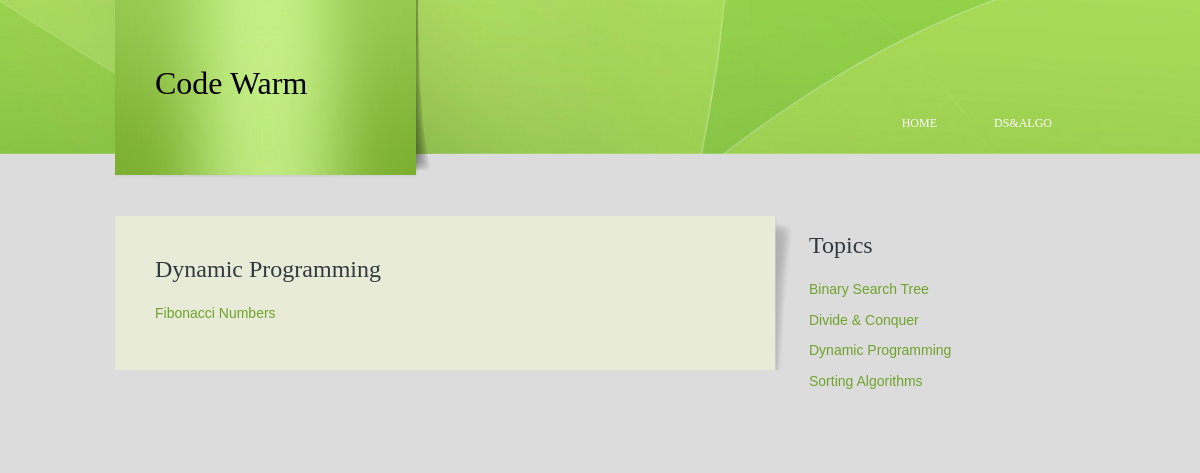
Page /dsnalgo/6/ on the committed database.
### dsnalgo/models.py (models this page shows, shortened)
class Article(models.Model):
    title = models.CharField(max_length=250)

class SubArticle(models.Model):
    article = models.ForeignKey(Article, on_delete=models.CASCADE)
    title = models.CharField(max_length=250)

### dsnalgo/views.py (the view)
# urls.py: url(r'^(?P<article_id>[0-9]+)/$', views.article_detail, name='article-detail'),
def article_detail(request,article_id):
    article = get_object_or_404(Article, pk=article_id)
    all_articles = Article.objects.all()
    context = {'article':article, 'all_articles':all_articles}
    return render(request, 'dsnalgo/article_detail.html', context)

### dsnalgo/templates/dsnalgo/article_detail.html (shortened to what this page needs)
{% extends 'dsnalgo/base.html' %}
{% block article %}
    <div class="article">
        <ul class="sb_menu">
            <h2>{{ article.title }}</h2>
            {% for sub in article.subarticle_set.all %}
                <li><a href="{% url 'sub_article-detail' article.id sub.id %}">{{ sub.title }}</a></li>
            {% endfor %}
        </ul>
    </div>
{% endblock %}

### dsnalgo/templates/dsnalgo/base.html (shortened to what this page needs)
<!DOCTYPE html PUBLIC "-//W3C//DTD XHTML 1.0 Transitional//EN" "http://www.w3.org/TR/xhtml1/DTD/xhtml1-transitional.dtd">
<html>
<head>
  {% load staticfiles %}
  <link href="{% static 'dsnalgo/style.css' %}" rel="stylesheet" type="text/css" />
  <link href="http://alexgorbatchev.com/pub/sh/current/styles/shThemeMidnight.css" rel="stylesheet" type="text/css" />
  <link href="http://alexgorbatchev.com/pub/sh/current/styles/shCore.css" rel="stylesheet" type="text/css" />
</head>
<body>
<div class="main">
  <div class="header">
    <div class="header_resize">
      <div class="logo"><h1><a href="{% url 'index' %}">Code Warm</a></h1></div>
      <div class="menu_nav">
        <ul>
          <li><a href="{% url 'index' %}"><span>Home</span></a></li>
          <li><a href="{% url 'index' %}"><span>Ds&Algo</span></a></li>
        </ul>
      </div>
    </div>
  </div>
  <div class="content">
    <div class="content_resize">
      <div class="mainbar">
        <div class="submb">
        {% block article %}
        {% endblock %}
        </div>
      </div>
      <div class="sidebar">
        <div class="gadget">
          <ul class="sb_menu">
            <h2 class="star">Topics</h2>
            {% for article in all_articles %}
              <li><a href="{% url 'article-detail' article.id %}">{{ article.title }}</a></li>
            {% endfor %}
          </ul>
        </div>
      </div>
    </div>
  </div>
</div>
</body>
</html>

### dsnalgo/static/dsnalgo/style.css (style rules this page uses)
body { margin:0; padding:0; width:100%; color:#5f5f5f; font:normal 12px/1.8em Georgia, "Times New Roman", Times, serif; }
html, .main { padding:0; margin:0; background-color:#DCDCDC; }
h1 { margin:0; padding:64px 40px; color:#000; font:normal 32px/1.2em Georgia, "Times New Roman", Times, serif; }
h1 a, h1 a:hover { color:#000; text-decoration:none; }
h2 { font:normal 24px Georgia, "Times New Roman", Times, serif; color:#323a3f; padding:8px 0; margin:8px 0; }
a { color:#70a32c; text-decoration:underline; }
.header, .hbg, .content, .menu_nav, .fbg, .footer, form, ol, ol li, ul, .content .mainbar, .content .sidebar { margin:0; padding:0; }
.content_resize, .fbg_resize, .footer_resize { margin:0 auto; padding:0 40px; width:890px; }
.header { background:url(images/header_bg.jpg) repeat-x top; }
.header_resize { margin:0 auto; padding:0; width:970px; height:200px; }
.header .logo { width:317px; height:180px; float:left; background:url(images/logo.png) no-repeat left top; }
.menu_nav { height:52px; float:right; width:auto; padding-top:90px; }
.menu_nav ul { width:auto; list-style:none; }
.menu_nav ul li { margin:0 1px; float:left; }
.menu_nav ul li a { display:block; margin:0; padding:23px 9px 23px 0; color:#fff; text-decoration:none; text-transform:uppercase; }
.menu_nav ul li a span { padding:23px; }
.content { padding-bottom:16px; }
.content_resize { padding:16px 40px 16px 0; width:930px; }
.content .mainbar { float:left; width:660px; padding-right:17px; background:url(images/mainbar_bg.png) no-repeat right top; }
.content .mainbar .submb { padding:24px 23px 24px 40px; background-color:#e8ebd8; }
.content .mainbar .article, .content .sidebar .gadget { margin:0; padding:0 0 16px 0; }
.content .sidebar { float:right; width:236px; }
ul.sb_menu, ul.ex_menu { margin:0; padding:0; list-style:none; }
ul.sb_menu li, ul.ex_menu li { margin:0; }
ul.sb_menu li { padding:4px 0; }
ul.sb_menu li a, ul.ex_menu li a { font-family:Arial;font-size:14px; text-decoration:none; }

### rows in the picture
Article: title "Dynamic Programming"
SubArticle: title "Fibonacci Numbers"
Article: title "Binary Search Tree"
Article: title "Divide & Conquer"
Article: title "Sorting Algorithms"
